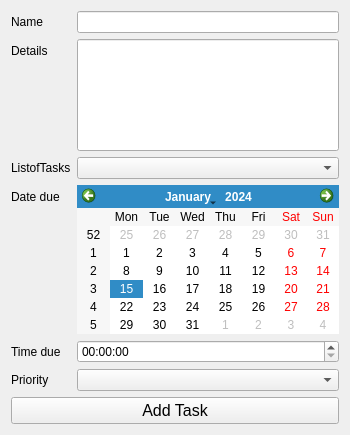
<?xml version="1.0" encoding="UTF-8"?>
<ui version="4.0">
 <class>AddTaskWidget</class>
 <widget class="QWidget" name="AddTaskWidget">
  <property name="geometry">
   <rect>
    <x>0</x>
    <y>0</y>
    <width>350</width>
    <height>435</height>
   </rect>
  </property>
  <property name="windowTitle">
   <string>AddTaskWidget</string>
  </property>
  <layout class="QGridLayout" name="gridLayout_2">
   <item row="0" column="0" rowspan="2" colspan="2">
    <layout class="QGridLayout" name="gridLayout">
     <item row="0" column="0">
      <layout class="QFormLayout" name="formLayout">
       <item row="0" column="0">
        <widget class="QLabel" name="nameLabel">
         <property name="text">
          <string>Name</string>
         </property>
        </widget>
       </item>
       <item row="0" column="1">
        <widget class="QLineEdit" name="nameLineEdit"/>
       </item>
       <item row="1" column="0">
        <widget class="QLabel" name="detailsLabel">
         <property name="text">
          <string>Details</string>
         </property>
        </widget>
       </item>
       <item row="1" column="1">
        <widget class="QLineEdit" name="detailsLineEdit">
         <property name="sizePolicy">
          <sizepolicy hsizetype="Expanding" vsizetype="Expanding">
           <horstretch>0</horstretch>
           <verstretch>0</verstretch>
          </sizepolicy>
         </property>
        </widget>
       </item>
       <item row="2" column="0">
        <widget class="QLabel" name="label_4">
         <property name="text">
          <string>ListofTasks</string>
         </property>
        </widget>
       </item>
       <item row="2" column="1">
        <widget class="QComboBox" name="list_combo"/>
       </item>
       <item row="3" column="0">
        <widget class="QLabel" name="dateDueLabel">
         <property name="text">
          <string>Date due</string>
         </property>
        </widget>
       </item>
       <item row="5" column="0">
        <widget class="QLabel" name="priorityLabel">
         <property name="text">
          <string>Priority</string>
         </property>
        </widget>
       </item>
       <item row="5" column="1">
        <widget class="QComboBox" name="prioritycombo"/>
       </item>
       <item row="3" column="1">
        <widget class="QCalendarWidget" name="calendarWidget"/>
       </item>
       <item row="4" column="1">
        <widget class="QTimeEdit" name="timeEdit"/>
       </item>
       <item row="4" column="0">
        <widget class="QLabel" name="label">
         <property name="text">
          <string>Time due</string>
         </property>
        </widget>
       </item>
      </layout>
     </item>
    </layout>
   </item>
   <item row="2" column="0" colspan="2">
    <widget class="QPushButton" name="saveTask">
     <property name="font">
      <font>
       <pointsize>12</pointsize>
      </font>
     </property>
     <property name="styleSheet">
      <string notr="true"/>
     </property>
     <property name="text">
      <string>Add Task</string>
     </property>
    </widget>
   </item>
  </layout>
 </widget>
 <resources/>
 <connections/>
</ui>
